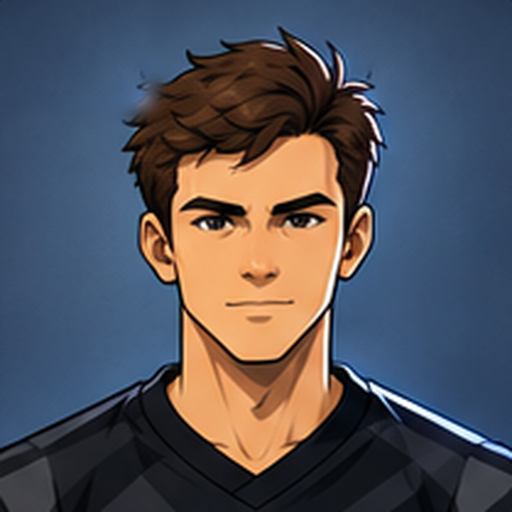
#> input picture Assets/EsportsSim/Resources/Portraits/p001.png, 512 x 512 px
$ python -i build_assets.py   (imports and definitions only)
#> lines starting #> are read from the running program, lines starting #| are printed output that depends on the picture; after the words box and inside, x2 and y2 are one past the last pixel; in counts of white or black regions, pixels touching at a corner belong together
# Готовит картинки для игры из исходников:
#
#   Tools/source/players/<portrait>.png|jpg|webp   фото/картинка игрока
#   Tools/source/logos/<logo>.png|jpg|webp         логотип команды
#   Tools/source/regions/r1..r5.png                логотип региона (лиги)
#
# Результат:
#   Resources/Portraits/<portrait>.png   квадрат 512x512 (вертикальные картинки обрезаются снизу, чтобы лицо осталось)
#   Resources/Logos/<logo>.png           квадрат 256x256: эмблема логотипа (надпись рядом/снизу отрезается,
#                                        если она отделена пустой полосой; иначе логотип целиком)
#   Resources/Regions/r1..r5.png         то же для логотипов регионов
#   Tools/preview.png                    все игроки с логотипами команд — для проверки
#
# Запуск:  pip install pillow numpy scipy   затем   python3 build_assets.py
# Портреты настоящих игроков выравниваются по глазам (EYE_Y, EYE_DIST); если глаза найдены неверно —
# пропиши игроку в roster.json "eyes": [x, y, расстояние] в пикселях исходной картинки.
import json, os
import numpy as np
from PIL import Image
from scipy import ndimage

# Выравнивание портретов: у всех игроков одинаковые размер головы и уровень глаз.
EYE_Y = 0.40      # линия глаз — на 40% высоты портрета
EYE_DIST = 0.14   # расстояние между глазами — 14% ширины портрета

HERE = os.path.dirname(os.path.abspath(__file__))
RES = os.path.join(HERE, '..', 'Assets', 'EsportsSim', 'Resources')
SRC_PLAYERS = os.path.join(HERE, 'source', 'players')
SRC_LOGOS = os.path.join(HERE, 'source', 'logos')
EXTS = ('.png', '.jpg', '.jpeg', '.webp')

# [20 lines left out: functions find, crop_square, pad_square, not called in this run]

def trim(img):
    bbox = img.getchannel('A').point(lambda v: 255 if v > 20 else 0).getbbox()
    return img.crop(bbox) if bbox else img

# [32 lines left out: functions segments, emblem, not called in this run]

# ---------- поиск глаз (пара тёмных пятен внутри лица) ----------
def skin_mask(a):
    r,g,b=a[...,0],a[...,1],a[...,2]; rr=np.maximum(r,1)
    return (r>70)&(r>=g)&(g>=b-8)&(g/rr>0.55)&(g/rr<0.95)&(b/rr>0.3)&(b/rr<0.9)&((r-b)>15)
def find_eyes(im):
    im=im.convert('RGB'); W=im.size[0]
    a=np.asarray(im.resize((400,400))).astype(float); s=400
    skin=skin_mask(a)
    skin=ndimage.binary_closing(skin,iterations=2)
    lab,n=ndimage.label(skin)
    if n==0: return None
    sizes=ndimage.sum(skin,lab,range(1,n+1)); comp=lab==(int(np.argmax(sizes))+1)
    filled=ndimage.binary_fill_holes(comp)
    lum=0.299*a[...,0]+0.587*a[...,1]+0.114*a[...,2]
    dark=(lum<75)&filled&~comp
    dl,dn=ndimage.label(dark)
    if dn<2: return None
    objs=ndimage.find_objects(dl); blobs=[]
    ys,xs=np.where(filled); ftop,fbot=ys.min(),ys.max(); fcx=xs.mean()
    for i,sl in enumerate(objs):
        area=(dl[sl]==i+1).sum()
        if area<6: continue
        cy=(sl[0].start+sl[0].stop)/2; cx=(sl[1].start+sl[1].stop)/2
        hgt=sl[0].stop-sl[0].start; wid=sl[1].stop-sl[1].start
        blobs.append((cx,cy,area,wid,hgt))
    best=None
    for i in range(len(blobs)):
        for j in range(i+1,len(blobs)):
            (x1,y1,a1,w1,h1),(x2,y2,a2,w2,h2)=blobs[i],blobs[j]
            dx=abs(x1-x2); dy=abs(y1-y2)
            if dx<s*0.08 or dx>s*0.32 or dy>s*0.03: continue
            if max(a1,a2)>4*min(a1,a2): continue
            mid=(x1+x2)/2
            if abs(mid-fcx)>s*0.12: continue
            # глаза: компактные (не вытянутые брови), предпочитаем более тёмные/крупные и ниже бровей
            score=min(a1,a2) - 3*dy - 0.5*abs(mid-fcx)
            asp=max(w1/max(h1,1),w2/max(h2,1))
            if asp>4.5: score-=30   # брови длинные и тонкие
            if best is None or score>best[0]: best=(score,mid,(y1+y2)/2,dx)
    if not best: return None
    k=W/s
    return dict(cx=best[1]*k, y=best[2]*k, iod=best[3]*k)

# [61 lines left out: functions normalize, main, preview, not called in this run]

# [2 lines not run here, left out]

>>> from PIL import Image
>>> picture = Image.open('../Assets/EsportsSim/Resources/Portraits/p001.png')
#> picture is the input picture: PIL image 512x512 RGB; mean R, G, B 82.4, 82, 89.9
>>> result = find_eyes(picture)
#> in skin_mask, `r, g, b = (a[..., 0], a[..., 1], a[..., 2])`:
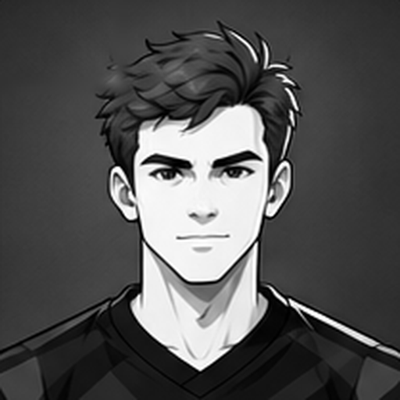
#> r: shape (400, 400) float64; min 0, max 255, mean 82.4
#> in skin_mask, `r, g, b = (a[..., 0], a[..., 1], a[..., 2])`:
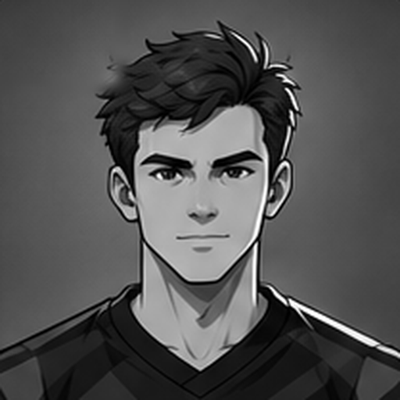
#> g: shape (400, 400) float64; min 0, max 255, mean 82
#> in skin_mask, `r, g, b = (a[..., 0], a[..., 1], a[..., 2])`:
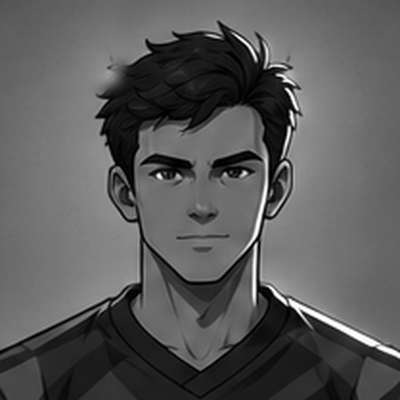
#> b: shape (400, 400) float64; min 0, max 255, mean 89.9
#> in skin_mask, `return (r>70)&(r>=g)&(g>=b-8)&(g/rr>0.55)&(g/rr<0.95)&(b/rr>0.3)&(b/rr..`:
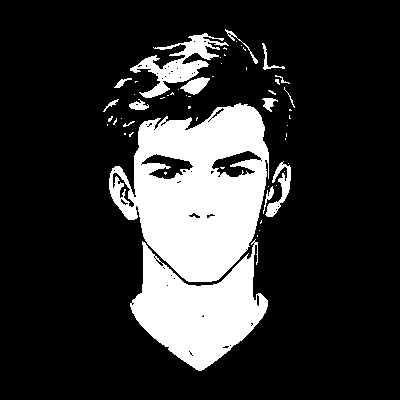
#> returned value: shape (400, 400) bool; 19.6% white; 56 white regions (41 under 20 px), largest, box (x1, y1, x2, y2) and area: (109, 103, 269, 282) 18038, (130, 239, 268, 371) 9555, (130, 33, 229, 98) 2006
#> in find_eyes, `skin=ndimage.binary_closing(skin,iterations=2)`: skin: shape (400, 400) bool; 20.7% white; 34 white regions (22 under 20 px), largest, box (x1, y1, x2, y2) and area: (109, 103, 291, 371) 29541, (130, 33, 229, 99) 2644, (225, 29, 258, 64) 154
#> in find_eyes, `lab,n=ndimage.label(skin)`:
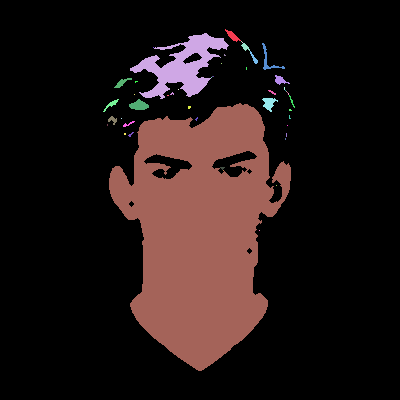
#> lab: shape (400, 400) int32; 50 distinct labels, from 0 to 49; one colour per label, 0 black
#> in find_eyes, `lab,n=ndimage.label(skin)`: n = 49
#> in find_eyes, `sizes = ndimage.sum(skin, lab, range(1, n + 1))`: sizes = 49 values, max 29531 at index 31, min 1 at index 2, mean 675.4
#> in find_eyes, `comp = lab == int(np.argmax(sizes)) + 1`: comp: shape (400, 400) bool; 18.5% white; 1 white region, box (x1, y1, x2, y2) and area: (109, 103, 291, 371) 29531
#> in find_eyes, `filled=ndimage.binary_fill_holes(comp)`:
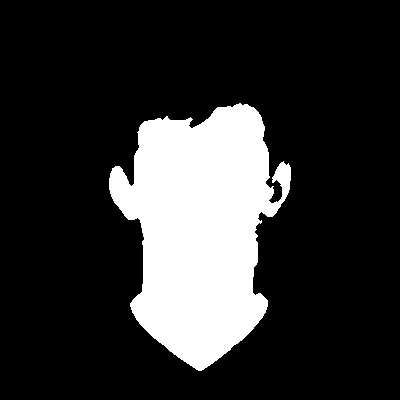
#> filled: shape (400, 400) bool; 19.2% white; 1 white region, box (x1, y1, x2, y2) and area: (109, 103, 291, 371) 30693
#> in find_eyes, `dark=(lum<75)&filled&~comp`:
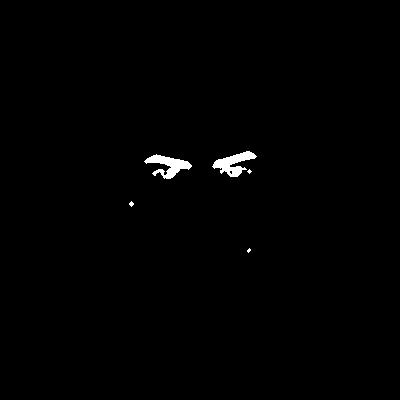
#> dark: shape (400, 400) bool; 0.69% white; 5 white regions (3 under 20 px), largest, box (x1, y1, x2, y2) and area: (144, 154, 192, 179) 536, (212, 151, 257, 177) 531
#> in find_eyes, `dl,dn=ndimage.label(dark)`: dl: shape (400, 400) int32; 6 distinct labels, from 0 to 5
#> in find_eyes, `dl,dn=ndimage.label(dark)`: dn = 5
#> in find_eyes, `objs = ndimage.find_objects(dl)`: objs = 5 items
#> in find_eyes, `ftop, fbot = (ys.min(), ys.max())`: ftop = 103; fbot = 370
#> in find_eyes, `fcx = xs.mean()`: fcx = 199.8
#> the loop in find_eyes, `for i,sl in enumerate(objs):` made 5 passes
#> (area, cy, cx, hgt, wid) on passes 1 to 2: (531, 164, 234.5, 26, 45), (536, 166.5, 168, 25, 48)
#> after the loop in find_eyes, `for i,sl in enumerate(objs):`: blobs = [(234.5, 164, 531, 45, 26), (168, 166.5, 536, 48, 25), (249.5, 171.5, 13, 5, 5), (131.5, 204, 18, 5, 6), (249, 250.5, 12, 4, 5)]
#> the loop in find_eyes, `for i in range(len(blobs)):` made 5 passes
#> after the loop in find_eyes, `for i in range(len(blobs)):`: best = (522.8, 201.2, 165.2, 66.5)
#> result = {'cx': 257.6, 'y': 211.5, 'iod': 85.12}

$ run again, on Assets/EsportsSim/Resources/Portraits/p005.png
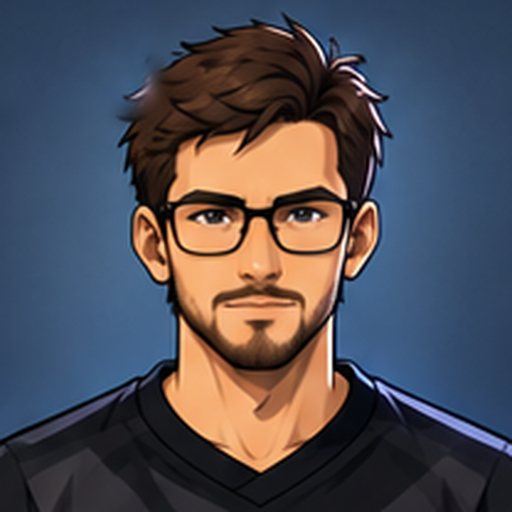
#> input picture Assets/EsportsSim/Resources/Portraits/p005.png, 512 x 512 px
#> picture is the input picture: PIL image 512x512 RGB; mean R, G, B 79.9, 77.8, 85.4
#> skin: shape (400, 400) bool; 21.3% white; 20 white regions (12 under 20 px), largest, box (x1, y1, x2, y2) and area: (104, 93, 296, 370) 31119, (132, 20, 230, 91) 2316, (268, 61, 286, 88) 176
#> in find_eyes, `lab,n=ndimage.label(skin)`:
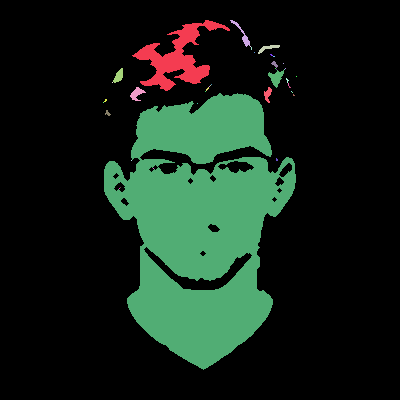
#> lab: shape (400, 400) int32; 42 distinct labels, from 0 to 41; one colour per label, 0 black
#> n = 41
#> sizes = 41 values, max 31115 at index 30, min 1 at index 3, mean 832.4
#> comp: shape (400, 400) bool; 19.4% white; 1 white region, box (x1, y1, x2, y2) and area: (104, 93, 296, 370) 31115
#> filled: shape (400, 400) bool; 20.5% white; 1 white region, box (x1, y1, x2, y2) and area: (104, 93, 296, 370) 32848
#> in find_eyes, `dark=(lum<75)&filled&~comp`:
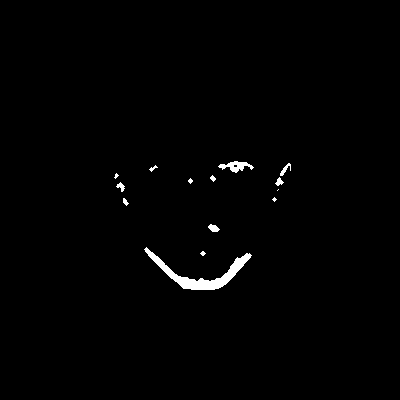
#> dark: shape (400, 400) bool; 1% white; 14 white regions (5 under 20 px), largest, box (x1, y1, x2, y2) and area: (144, 247, 252, 290) 1055, (218, 161, 254, 173) 204, (208, 224, 220, 232) 62
#> dl: shape (400, 400) int32; 16 distinct labels, from 0 to 15
#> dn = 15
#> objs = 15 items
#> ftop = 93; fbot = 369
#> fcx = 200.5
#> the loop in find_eyes, `for i,sl in enumerate(objs):` made 15 passes
#> (area, cy, cx, hgt, wid) on passes 1, 2, 3, 5, 6, 8, 12, 13: (204, 167, 236, 12, 36), (55, 169.5, 285.5, 13, 11), (24, 168.5, 153.5, 7, 9), (24, 178.5, 213, 7, 6), (42, 181.5, 279.5, 9, 9), (44, 187, 120.5, 10, 9), (27, 202, 126, 8, 6), (62, 228, 214, 8, 12)
#> after the loop in find_eyes, `for i,sl in enumerate(objs):`: blobs = 13 items, first 6: (236, 167, 204, 36, 12), (285.5, 169.5, 55, 11, 13), (153.5, 168.5, 24, 9, 7), (116.5, 176, 15, 5, 6), (213, 178.5, 24, 6, 7), (279.5, 181.5, 42, 9, 9)
#> the loop in find_eyes, `for i in range(len(blobs)):` made 13 passes
#> after the loop in find_eyes, `for i in range(len(blobs)):`: best = (-0.749, 235, 181.2, 89)
#> result = {'cx': 300.8, 'y': 232, 'iod': 113.9}

$ run again, on Assets/EsportsSim/Resources/Portraits/p007.png
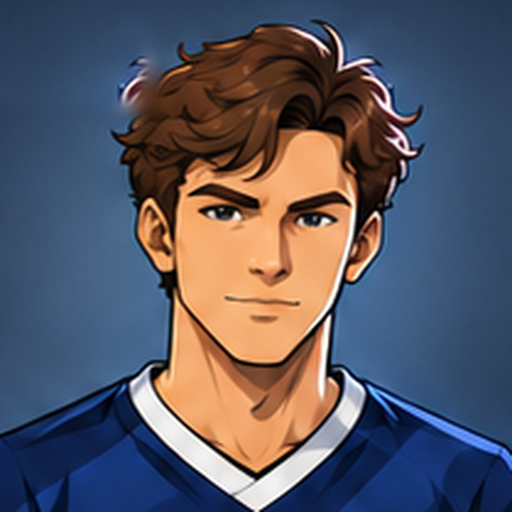
#> input picture Assets/EsportsSim/Resources/Portraits/p007.png, 512 x 512 px
#> picture is the input picture: PIL image 512x512 RGB; mean R, G, B 88.1, 87.4, 99.5
#> skin: shape (400, 400) bool; 23.8% white; 35 white regions (27 under 20 px), largest, box (x1, y1, x2, y2) and area: (100, 31, 326, 370) 37017, (198, 21, 259, 46) 603, (253, 19, 288, 58) 209
#> lab: shape (400, 400) int32; 90 distinct labels, from 0 to 89
#> n = 89
#> sizes = 89 values, max 36867 at index 2, min 1 at index 3, mean 428.3
#> comp: shape (400, 400) bool; 23% white; 1 white region, box (x1, y1, x2, y2) and area: (102, 31, 309, 370) 36867
#> filled: shape (400, 400) bool; 24.2% white; 1 white region, box (x1, y1, x2, y2) and area: (102, 31, 309, 370) 38743
#> in find_eyes, `dark=(lum<75)&filled&~comp`:
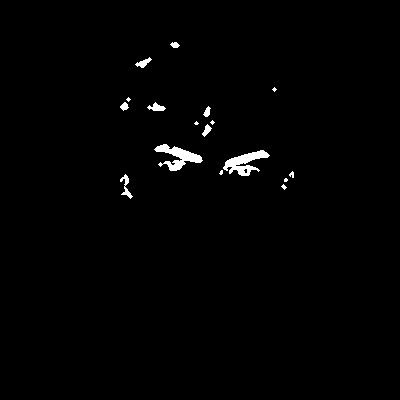
#> dark: shape (400, 400) bool; 1.1% white; 17 white regions (7 under 20 px), largest, box (x1, y1, x2, y2) and area: (154, 144, 203, 171) 555, (223, 150, 270, 176) 545, (120, 174, 133, 199) 109
#> dl: shape (400, 400) int32; 20 distinct labels, from 0 to 19
#> dn = 19
#> objs = 19 items
#> ftop = 31; fbot = 369
#> fcx = 198.5
#> the loop in find_eyes, `for i,sl in enumerate(objs):` made 19 passes
#> (area, cy, cx, hgt, wid) on passes 1, 2, 5, 6, 7, 10, 11, 12: (41, 45, 175, 6, 10), (82, 62.5, 143.5, 11, 17), (49, 106.5, 124.5, 9, 9), (92, 106.5, 156.5, 9, 19), (50, 111.5, 207, 11, 8), (62, 130.5, 207, 13, 10), (542, 157.5, 178.5, 27, 49), (545, 163, 246.5, 26, 47)
#> after the loop in find_eyes, `for i,sl in enumerate(objs):`: blobs = 19 items, first 6: (175, 45, 41, 10, 6), (143.5, 62.5, 82, 17, 11), (274.5, 89.5, 13, 5, 5), (128.5, 99.5, 13, 5, 5), (124.5, 106.5, 49, 9, 9), (156.5, 106.5, 92, 19, 9)
#> the loop in find_eyes, `for i in range(len(blobs)):` made 19 passes
#> after the loop in find_eyes, `for i in range(len(blobs)):`: best = (518.5, 212.5, 160.2, 68)
#> result = {'cx': 272, 'y': 205.1, 'iod': 87.04}
